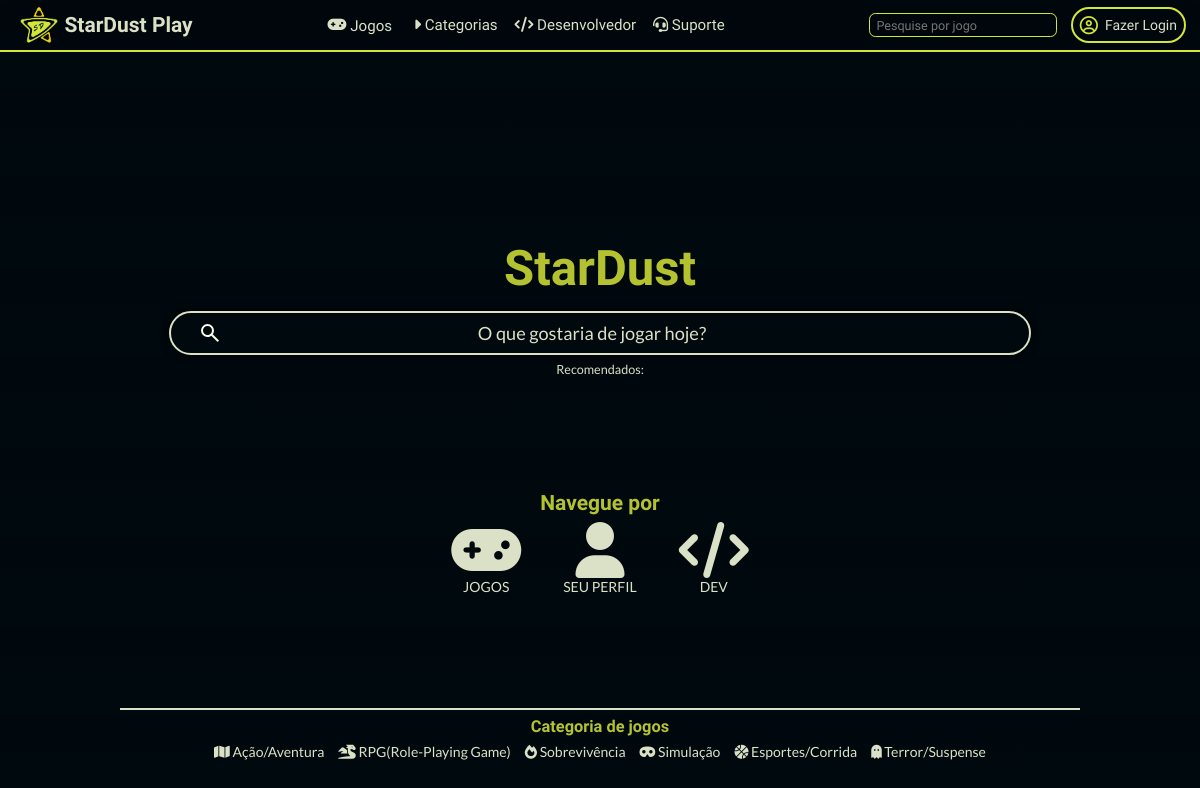
/stardustPlay/php/pagInicial.php, run on an earlier commit of the app's database.
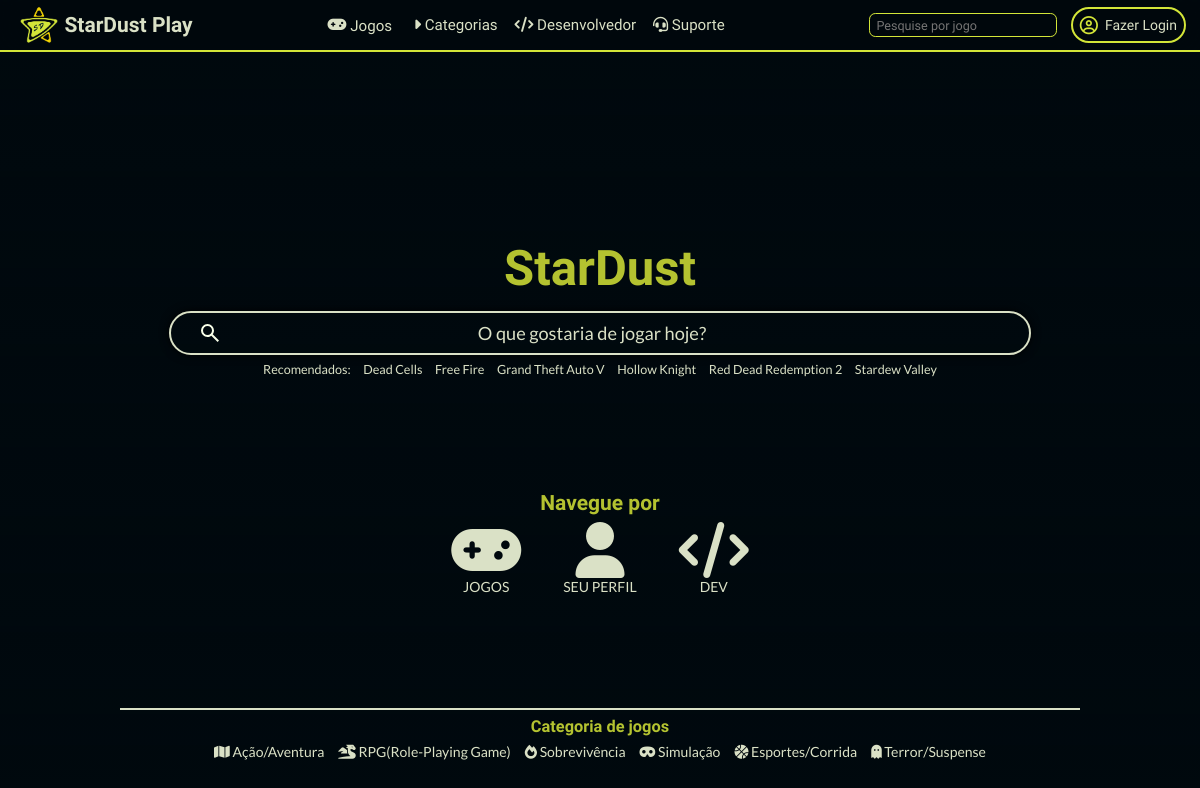
And on a later commit of the database.
### tables this page shows
CREATE TABLE IF NOT EXISTS `tbl_jogos` (
  `id_jogo` int NOT NULL AUTO_INCREMENT,
  `nome` varchar(40) DEFAULT NULL,
  `empresa` varchar(40) DEFAULT NULL,
  `categoria` enum('Ação/Aventura','Sobrevivência','RPG','Simulação','Esportes/Corrida','Terror/Suspense') DEFAULT NULL,
  `preco` decimal(6,2) DEFAULT NULL,
  `hashtag` varchar(250) DEFAULT NULL,
  `slogan` varchar(150) DEFAULT NULL,
  `descricao` varchar(1500) DEFAULT NULL,
  `id_imgs` int DEFAULT NULL,
  PRIMARY KEY (`id_jogo`),
  KEY `id_imgs` (`id_imgs`)
);

### stardustPlay/php/pagInicial.php (the view, shortened to what this page needs)
<?php include('topo.php'); ?>
<link rel="stylesheet" href="../css/pagInicial.css">
<body>
    <?php
    include('navbar.php');
    include('connect.php')
    ?>
    <main class="container_pagina">
        <section class="section_pesquisar">
            <h1 class="pesquisar-titulo">StarDust</h1>
            <input type="search" name="texto" placeholder="O que gostaria de jogar hoje?" form="pesquisarJogo" required>
            <span class="recomendados">Recomendados:
                <?php
                    $jogosPopular = mysqli_query($conn, "SELECT j.id_jogo, j.nome, COUNT(uj.id_jogo) from `tbl_jogos` as j
                    JOIN `tbl_user_jogo` as uj
                    ON uj.id_jogo = j.id_jogo
                    GROUP BY uj.id_jogo
                    ORDER BY COUNT(uj.id_jogo) DESC, j.nome
                    limit 6;");
                    while($jogo = mysqli_fetch_assoc($jogosPopular)){
                        echo "<a href=pagGame.php?id=" . $jogo['id_jogo'] . ">" . $jogo['nome'] . "</a>";
                    }
                ?>
            </span>
        </section>
        <section class="section_navegar">
            <h2 class="navegar-subtitulo">Navegue por</h2>
            <div class="container_button">
                <a href="gameHub.php" class="button_link">
                    <i class="fa-solid fa-gamepad"></i>
                    <p>JOGOS</p>
                </a>
                <a href="
                <?php
                if(isset($_SESSION['logado']) && $_SESSION['logado'] == true){
                    echo "pagPerfil.php";
                } else{
                    echo "javascript:sweet_message('Entre ou cadastre-se na StarDust Play!')";
                }
                ?>
                " class="button_link">
                    <i class="fa-solid fa-user"></i>
                    <p>SEU PERFIL</p>
                </a>
                <a href="
                <?php
                if(isset($_SESSION['ocupacao']) && $_SESSION['ocupacao'] == "Desenvolvedor" && $_SESSION['logado'] == true){
                    echo "pagDev.php";
                }else{
                    echo "javascript:sweet_message('Funções de Desenvolvedor Restritas!')";
                }
                ?>
                " class="button_link">
                    <i class="fa-solid fa-code"></i>
                    <p>DEV</p>
                </a>
            </div>
        </section>
        <section class="section_categoria">
            <hr class="linha">
            <h3 class="categoria-subtitulo">Categoria de jogos</h3>
            <ul class="lista_categorias">
                <li class="lista_categoria_item"><a href="pagListar?texto=Ação/Aventura" class="lista_categoria_link"><i class="fa-solid fa-map"></i> Ação/Aventura</a></li>
                <li class="lista_categoria_item"><a href="pagListar?texto=RPG" class="lista_categoria_link"><i class="fa-solid fa-dragon"></i> RPG(Role-Playing Game)</a></li>
                <li class="lista_categoria_item"><a href="pagListar?texto=Sobrevivência" class="lista_categoria_link"><i class="fa-solid fa-fire"></i> Sobrevivência</a></li>
                <li class="lista_categoria_item"><a href="pagListar?texto=Simulação" class="lista_categoria_link"><i class="fa-solid fa-mask"></i> Simulação</a></li>
                <li class="lista_categoria_item"><a href="pagListar?texto=Esportes/Corrida" class="lista_categoria_link"><i class="fa-solid fa-basketball"></i> Esportes/Corrida</a></li>
                <li class="lista_categoria_item"><a href="pagListar?texto=Terror/Suspense" class="lista_categoria_link"><i class="fa-solid fa-ghost"></i> Terror/Suspense</a></li>
            </ul>
        </section>
    </main>
</body>
</html>

### stardustPlay/php/topo.php (shortened to what this page needs)
<!DOCTYPE html>
<html lang="pt-br">
<head>
    <link rel="stylesheet" href="https://cdnjs.cloudflare.com/ajax/libs/font-awesome/6.0.0-beta3/css/all.min.css">
    <link
        rel="stylesheet"
        href="https://cdn.jsdelivr.net/npm/swiper@11/swiper-bundle.min.css" />
    <link rel="stylesheet" href="../css/root.css">
</head>

### stardustPlay/php/navbar.php (shortened to what this page needs)
<link rel="stylesheet" href="../css/navbar.css">
<header class="cabecalho">
    <a href="pagInicial.php" class="link_index">
        <img src="../imgs/logo_light_stardust.png" alt="" class="link_logo">
        <h2 class="link_titulo"><b>StarDust</b> Play</h2>
    </a>
    <ul class="lista_menu">
        <li class="lista_menu_item"><a href="gameHub.php" class="lista_menu_link" style="padding: 0.3em;"><i class="fa-solid fa-gamepad"></i> Jogos</a></li>
        <li class="lista_menu_item" id="btnCategoria">
            <label for="lbl_categoria"><i class="fa-solid fa-caret-right"></i> Categorias</label>
        </li>
        <li class="lista_menu_item"><a href="
        <?php
        if (isset($_SESSION['ocupacao']) && $_SESSION['ocupacao'] == "Desenvolvedor") {
            echo "pagDev.php";
        } else {
            echo "javascript:sweet_message('Funções de Desenvolvedor Restritas')";
        }
        ?>
        " class="lista_menu_link"><i class="fa-solid fa-code"></i> Desenvolvedor</a></li>
        <li class="lista_menu_item"><a href="#" onclick="sweet_message('Em breve...')"><i class="fa-solid fa-headset"></i> Suporte</a></li>
    </ul>
    <div class="container3">
        <input type="search" name="texto" id="" placeholder="Pesquise por jogo" form="pesquisarNavbar">
        <?php
        if (isset($_SESSION['logado']) && $_SESSION['logado'] == true) {
            echo "<img src='$_SESSION[foto]' class=image_logado id=avatar>";
            echo "<div class=perfil_card id=drop_perfil>";
            echo "<h2 class=perfil_nome_usuario>" . $_SESSION['nome'] . "</h2>";
            echo "<p class = perfil_ocupacao_usuario>" . $_SESSION['ocupacao'] . "</p>";
            echo "<ul class=perfil_lista>";
            echo "<li class='perfil_lista_item'>";
            echo "<a href='pagPerfil.php' class=perfil_link><i class='fa-solid fa-user'></i> Meu Perfil</a>";
            echo "</li>";
            echo "<li class='perfil_lista_item'>";
            echo "<a href='#' class=perfil_link><i class='fa-solid fa-pen-to-square'></i> Editar Perfil</a>";
            echo "</li>";
            echo "<li class='perfil_lista_item'>";
            echo "<a href='logout.php' class=perfil_link><i class='fa-solid fa-right-from-bracket'></i> Log Out</a>";
            echo "</li>";
            echo "</ul>";
            echo "</div>";
        } else {
            echo "<a href='signIn' class=link_login><i class='fa-regular fa-circle-user'></i> Fazer Login</a>";
        }
        ?>
    </div>
</header>

### stardustPlay/css/root.css (style rules this page uses)
:root { --cor-primaria: #00090e; --cor-primaria-glass: #00090ea2; --cor-secundaria: #151827; --cor-secundaria-glass: #1315208a; --cor-terciaria: #d3e538; --cor-terciaria-glass: #d4e538d8; --cor-quarta: #f1d302; --cor-quinta: #dae1c6; --cor-gradiente-um: linear-gradient(45deg, #01233f 0%, #112430 60%); --cor-gradiente-dois: linear-gradient(45deg, #0b0f16 0%, #141a27 60%); --fonte-titulo: "Exo", sans-serif; --fonte-nome: "Quicksand", sans-serif; --fonte-texto: "lato", sans-serif; }
* { margin: 0; padding: 0; box-sizing: border-box; }
html { font-size: 14px; }
body { position: relative; z-index: 0; overflow-x: hidden; color: var(--cor-quinta); font-family: var(--fonte-texto); background: var(--cor-primaria); background-size: cover; background-position: center; background-attachment: fixed; background-repeat: no-repeat; }
a { text-decoration: none; color: var(--cor-quinta); }

### stardustPlay/css/pagInicial.css (style rules this page uses)
body { background-image: url(../imgs/wallpaper1.png); }
header { position: fixed !important; }
.container_pagina { display: flex; justify-content: space-between; align-items: center; flex-direction: column; width: 100vw; height: 100vh; padding: 30vh 10vh 5vh; background: linear-gradient(0deg, rgba(0,9,14,1) 0%, rgba(0,9,14,0) 100%); }
.container_pagina >section { display: flex; flex-direction: column; width: 100%; align-items: center; gap: 0.5em; }
.linha { border: 1px solid; width: 80vw; }
.section_pesquisar .pesquisar-titulo { font-size: 3.5rem; font-family: var(--fonte-titulo); color: var(--cor-terciaria-glass); }
.section_pesquisar input[type="search"] { all: unset; border: 2px solid; width: 70vw; padding: 0.5em; border-radius: 48px; text-align: center; font-weight: 500; font-size: 1.3em; box-shadow: 0px 0px 10px black; }
.section_pesquisar input[type="search"]::placeholder { font-weight: 400; color: var(--cor-quinta); background: url(../imgs/icon_lupa2.svg) no-repeat; background-position: 1em; }
.recomendados { display: flex; gap: 1em; font-size: 0.9rem; }
.section_navegar .navegar-subtitulo { font-family: var(--fonte-nome); color: var(--cor-terciaria-glass); }
.section_navegar .container_button { display: flex; }
.container_button { gap: 3em; }
.container_button .button_link { display: flex; flex-direction: column; align-items: center; }
.button_link i { font-size: 4rem; }
.categoria-subtitulo { font-family: var(--fonte-nome); color: var(--cor-terciaria-glass); }
.section_categoria .lista_categorias { display: flex; list-style: none; flex-wrap: wrap; justify-content: center; gap: 1em; }

### stardustPlay/css/navbar.css (style rules this page uses)
header { display: flex; justify-content: space-between; position: sticky; top: 0; z-index: 3; width: 100vw; padding: 0 1em; align-items: center; border-bottom: 2px solid var(--cor-terciaria); background-color: var(--cor-primaria-glass); backdrop-filter: blur(20px); font-family: var(--fonte-titulo); }
.link_index { display: flex; align-items: center; font-family: var(--fonte-titulo); font-weight: 200; }
.link_logo { height: 3em; margin: 0.3em; }
.lista_menu { display: flex; list-style: none; gap: 1em; font-family: var(--fonte-nome); font-size: 1.2rem; font-weight: 500; }
.lista_menu_item { position: relative; cursor: pointer; font-size: 0.9em; }
.lista_menu_item::after { content: ""; position: absolute; height: 4px; width: 0%; bottom: -10%; left: 50%; transform: translateX(-50%); border-radius: 1em; background-color: var(--cor-terciaria); transition: 0.3s ease-in-out; }
#lbl_categoria + label i { transition: 0.3s; }
.container3 { display: flex; align-items: center; gap: 1em; }
.container3 input[type="search"] { all: unset; border: 1px solid var(--cor-terciaria); border-radius: 0.5em; padding: 0.3em 0.5em; font-size: 0.9em; }
.link_login { display: flex; align-items: center; border: 2px solid var(--cor-terciaria); border-radius: 2em; padding: 0.5em; gap: 0.5em; }
.link_login i { color: var(--cor-terciaria); font-size: 1.3em; }

What changed in the data, as far as the page shows it:
added tbl_jogos: nome "Dead Cells"
added tbl_jogos: nome "Free Fire"
added tbl_jogos: nome "Grand Theft Auto V"
added tbl_jogos: nome "Hollow Knight"
added tbl_jogos: nome "Red Dead Redemption 2"
added tbl_jogos: nome "Stardew Valley"
